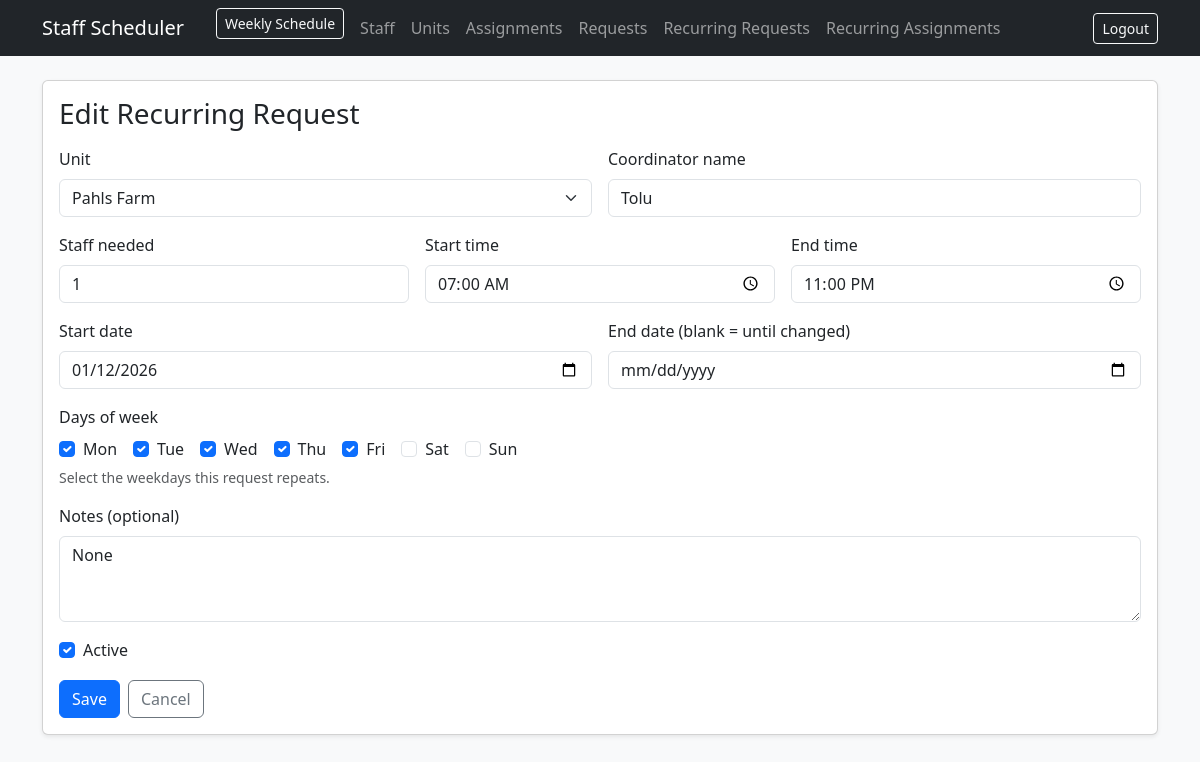
Page /recurring-requests/3/edit (signed in) on the committed database.
### app/models.py (models this page shows)
class RecurringRequest(db.Model):
    __tablename__ = "recurring_requests"
    id = db.Column(db.Integer, primary_key=True)
    unit_id = db.Column(db.Integer, db.ForeignKey("units.id"), nullable=False)
    unit = db.relationship("Unit", backref="recurring_requests")
    coordinator_name = db.Column(db.String(120), nullable=False)
    staff_needed = db.Column(db.Integer, nullable=False)
    start_time = db.Column(db.String(5), nullable=False)  # "HH:MM"
    end_time = db.Column(db.String(5), nullable=False)    # "HH:MM"
    days_mask = db.Column(db.Integer, nullable=False, default=0)
    start_date = db.Column(db.Date, nullable=False, default=date.today)
    end_date = db.Column(db.Date, nullable=True)  # NULL => until changed
    is_active = db.Column(db.Boolean, default=True, nullable=False)
    notes = db.Column(db.Text, nullable=True)
    created_by_admin_id = db.Column(db.Integer, db.ForeignKey("admins.id"), nullable=False)
    created_at = db.Column(db.DateTime, default=datetime.utcnow, nullable=False)

class Unit(db.Model):
    __tablename__ = "units"
    id = db.Column(db.Integer, primary_key=True)
    unit_name = db.Column(db.String(140), nullable=False, index=True)
    address = db.Column(db.String(220), nullable=True)
    is_active = db.Column(db.Boolean, default=True, nullable=False)
    created_at = db.Column(db.DateTime, default=datetime.utcnow, nullable=False)

### app/recurring_requests/routes.py (the view)
@recurring_requests_bp.route("/<int:rr_id>/edit", methods=["GET"])
@login_required
def edit_rr(rr_id):
    rr = RecurringRequest.query.get_or_404(rr_id)
    unit_list = Unit.query.order_by(Unit.unit_name.asc()).all()
    return render_template(
        "recurring_requests/form.html",
        rr=rr,
        unit_list=unit_list,
        selected_days=codes_from_mask(rr.days_mask),
    )

### app/recurring_requests/routes.py (called while the page is built)
def codes_from_mask(mask: int) -> list[str]:
    return [c for c, bit in DAY_BITS.items() if (mask & bit)]

### app/templates/recurring_requests/form.html (shortened to what this page needs)
{% extends "base.html" %}
{% block content %}
<div class="card shadow-sm">
  <div class="card-body">
    <h3 class="mb-3">{{ "Edit" if rr else "New" }} Recurring Request</h3>
    <form method="post" action="{{ '/recurring-requests/%d/edit'|format(rr.id) if rr else '/recurring-requests/new' }}">
      <div class="row g-3">
        <div class="col-md-6">
          <label class="form-label">Unit</label>
          <select class="form-select" name="unit_id" required>
            {% for u in unit_list %}
              <option value="{{ u.id }}" {% if rr and rr.unit_id == u.id %}selected{% endif %}>
                {{ u.unit_name }}
              </option>
            {% endfor %}
          </select>
        </div>
        <div class="col-md-6">
          <label class="form-label">Coordinator name</label>
          <input class="form-control" name="coordinator_name" required value="{{ rr.coordinator_name if rr else '' }}">
        </div>
        <div class="col-md-4">
          <label class="form-label">Staff needed</label>
          <input class="form-control" type="number" min="1" name="staff_needed" required
                 value="{{ rr.staff_needed if rr else '' }}">
        </div>
        <div class="col-md-4">
          <label class="form-label">Start time</label>
          <input class="form-control" type="time" name="start_time" required value="{{ rr.start_time if rr else '' }}">
        </div>
        <div class="col-md-4">
          <label class="form-label">End time</label>
          <input class="form-control" type="time" name="end_time" required value="{{ rr.end_time if rr else '' }}">
        </div>
        <div class="col-md-6">
          <label class="form-label">Start date</label>
          <input class="form-control" type="date" name="start_date" required
                 value="{{ rr.start_date.strftime('%Y-%m-%d') if rr else '' }}">
        </div>
        <div class="col-md-6">
          <label class="form-label">End date (blank = until changed)</label>
          <input class="form-control" type="date" name="end_date"
                 value="{{ rr.end_date.strftime('%Y-%m-%d') if rr and rr.end_date else '' }}">
        </div>
        <div class="col-12">
          <label class="form-label">Days of week</label>
          <div class="d-flex flex-wrap gap-3">
            {% for code,label in [("MO","Mon"),("TU","Tue"),("WE","Wed"),("TH","Thu"),("FR","Fri"),("SA","Sat"),("SU","Sun")] %}
              <div class="form-check">
                <input class="form-check-input" type="checkbox" name="days" value="{{ code }}"
                       id="d{{ code }}" {% if code in selected_days %}checked{% endif %}>
                <label class="form-check-label" for="d{{ code }}">{{ label }}</label>
              </div>
            {% endfor %}
          </div>
          <div class="form-text">Select the weekdays this request repeats.</div>
        </div>
        <div class="col-12">
          <label class="form-label">Notes (optional)</label>
          <textarea class="form-control" name="notes" rows="3">{{ rr.notes if rr else '' }}</textarea>
        </div>
        {% if rr %}
        <div class="col-12">
          <div class="form-check">
            <input class="form-check-input" type="checkbox" id="is_active" name="is_active"
                   {% if rr.is_active %}checked{% endif %}>
            <label class="form-check-label" for="is_active">Active</label>
          </div>
        </div>
        {% endif %}
      </div>
      <div class="d-flex gap-2 mt-3">
        <button class="btn btn-primary">{{ "Save" if rr else "Create" }}</button>
        <a class="btn btn-outline-secondary" href="/recurring-requests/">Cancel</a>
      </div>
    </form>
  </div>
</div>
{% endblock %}

### rows in the picture
RecurringRequest: unit_id "Pahls Farm", coordinator_name "Tolu", staff_needed "1", start_time "07:00", end_time "23:00", start_date "01/12/2026", notes "None", is_active "☑"

### other values in the picture
{{ "Edit" if rr else "New" }} "Edit"
{{ label }} "Mon" "Tue" "Wed" "Thu" "Fri" "Sat" "Sun"
{{ "Save" if rr else "Create" }} "Save"
